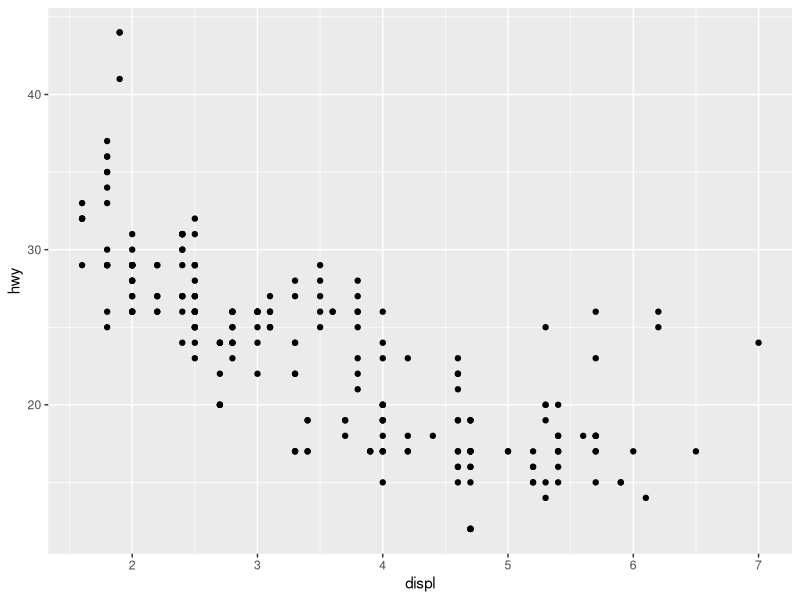
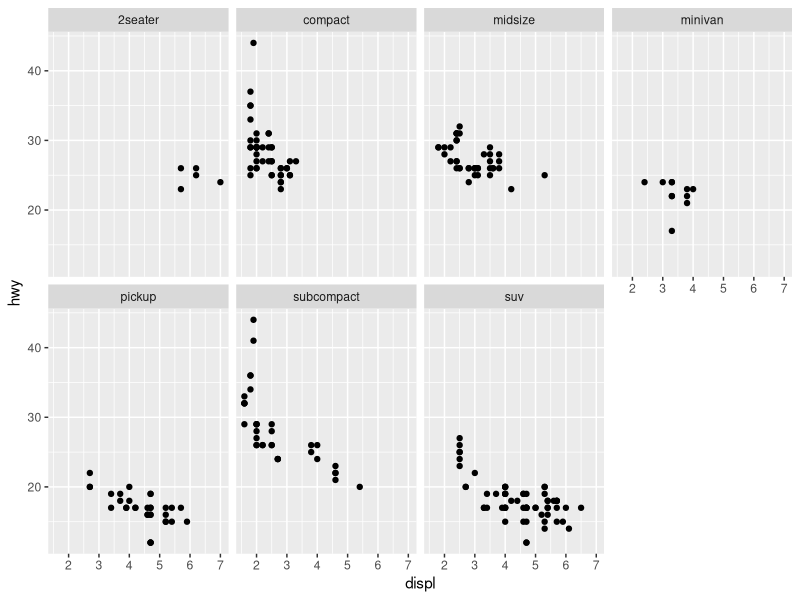
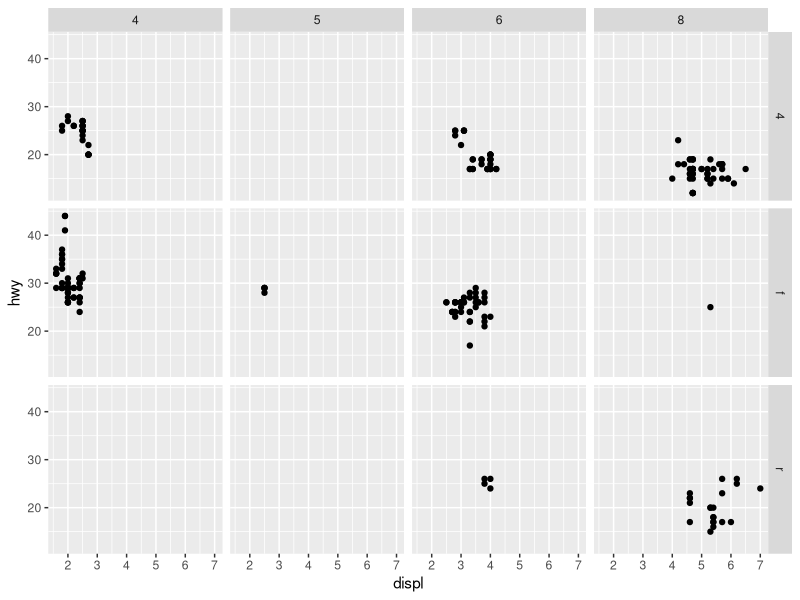
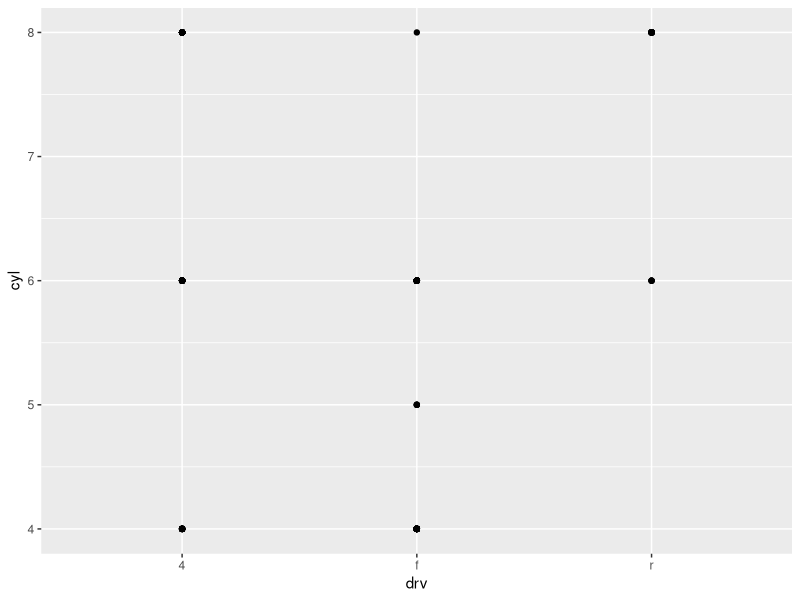
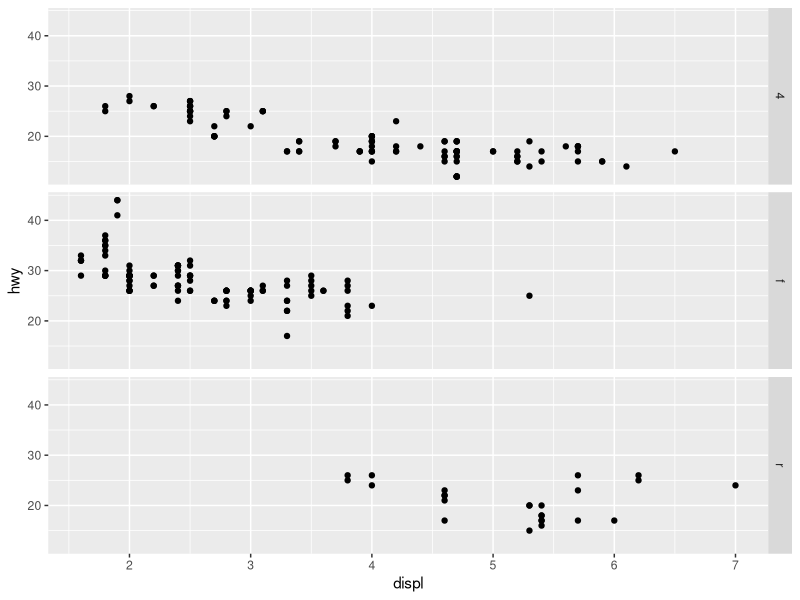

The R script that drew these images, in order:
print("This file was created within RStudio")


print("And now it lives on GitHub")


library(tidyverse)
ggplot(data = mpg) + geom_point(mapping = aes(x = displ, y = hwy))
dim(mtcars)
head(mpg, 1)
ggplot(data = mpg) + geom_point(mapping = aes(x = displ, y = hwy)) + facet_wrap(~ class, nrow = 2)
ggplot(data = mpg) + geom_point(mapping = aes(x = displ, y = hwy)) + facet_grid(drv ~ cyl)
ggplot(data = mpg) +
  geom_point(mapping = aes(x = drv, y = cyl))
ggplot(data = mpg) +
  geom_point(mapping = aes(x = displ, y = hwy)) +
  facet_grid(drv ~ .)
